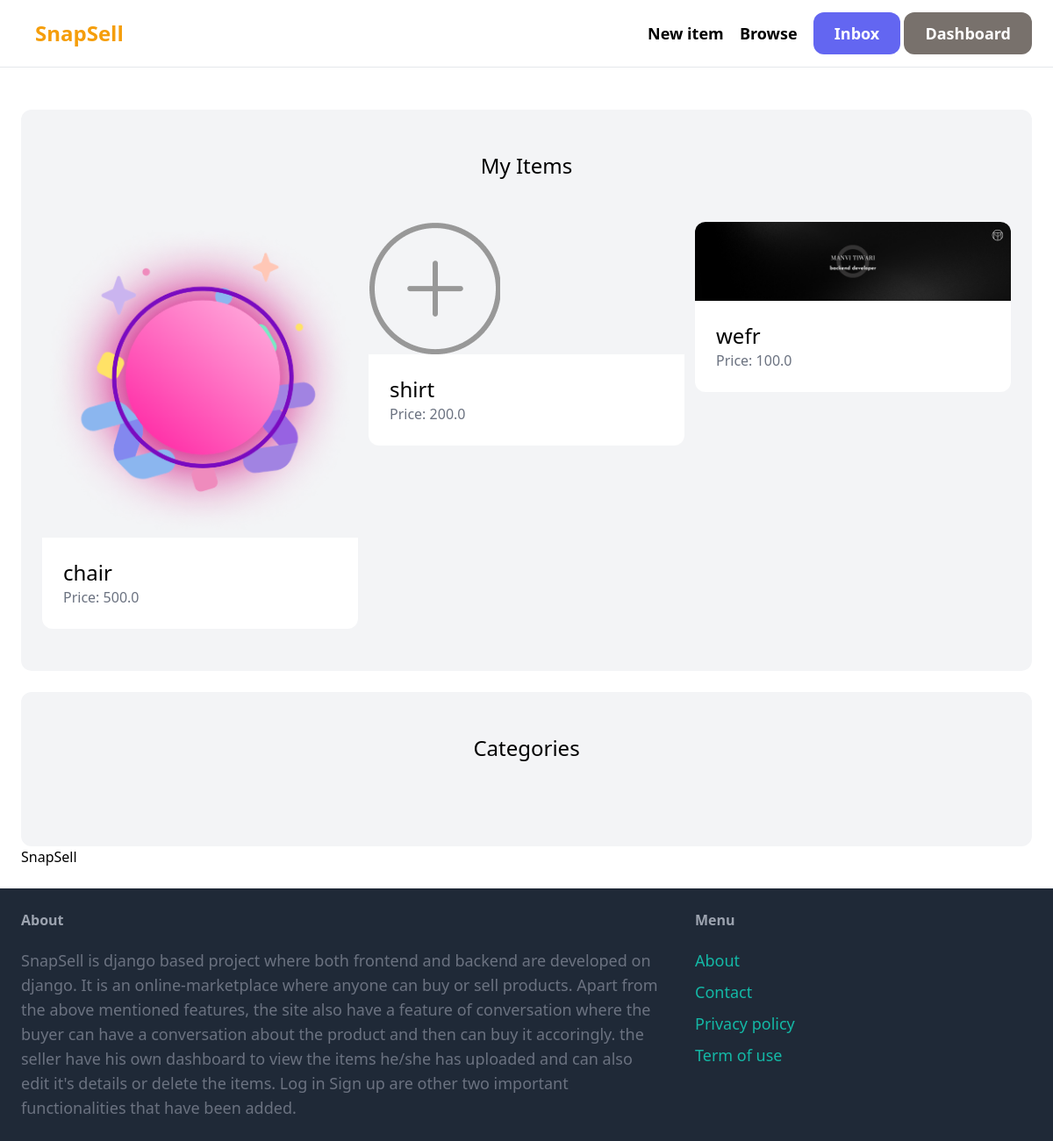
/dashboard (signed in), run on an earlier commit of the app's database.
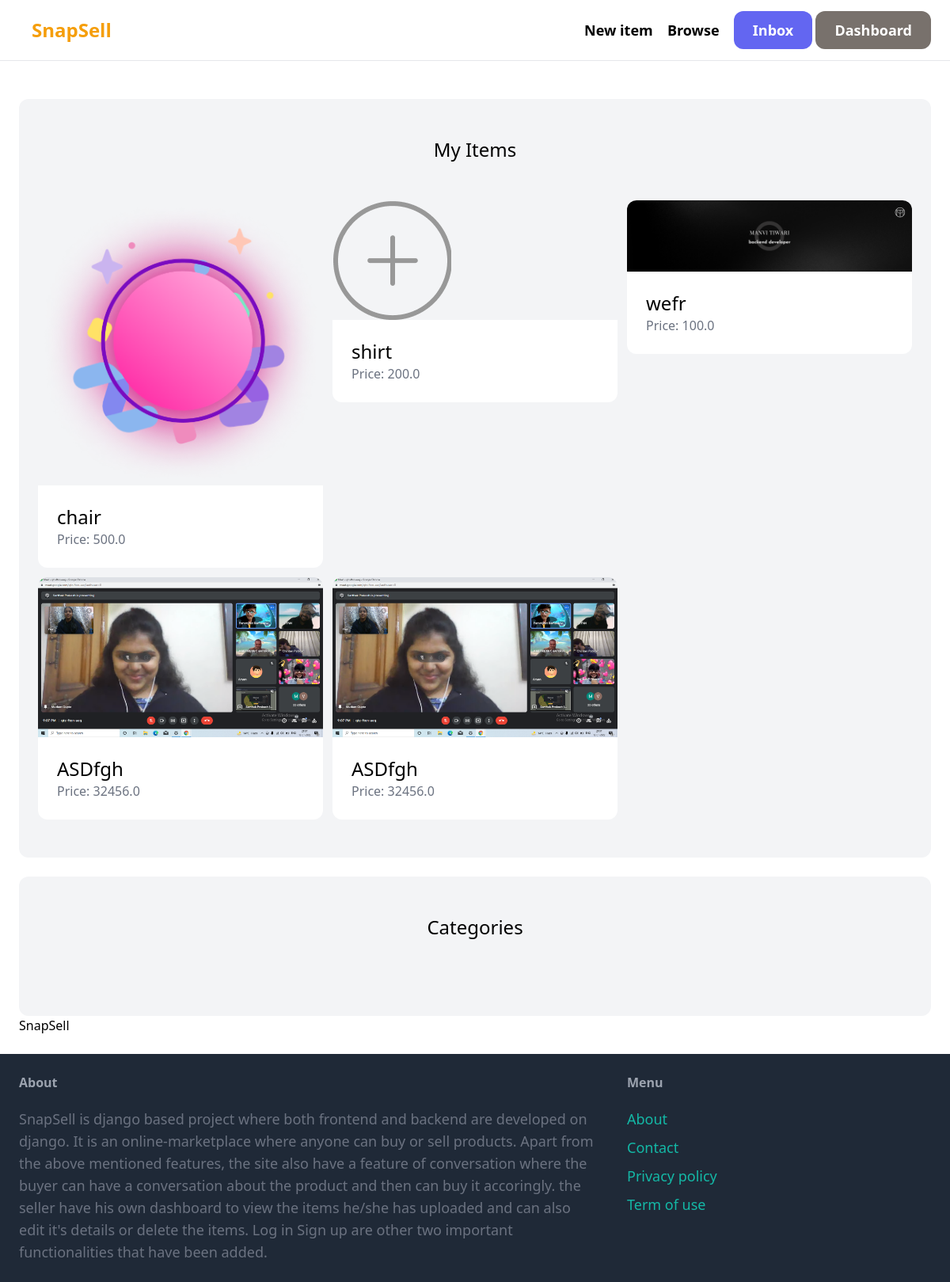
And on a later commit of the database.
### items/models.py (models this page shows, shortened)
class Item(models.Model):
    category = models.ForeignKey(Category, related_name='items', on_delete=models.CASCADE)
    name = models.CharField(max_length=255)
    description = models.TextField(blank=True, null=True)
    price = models.FloatField()
    image = models.ImageField(upload_to='item_images', blank=True, null=True)
    is_sold = models.BooleanField(default=False)
    created_by = models.ForeignKey(User, related_name='items', on_delete=models.CASCADE)
    created_at = models.DateTimeField(auto_now_add=True)

### dashboard/views.py (the view)
# urls.py: path('', views.index, name='index'),
@login_required
def index(request):
    items = Item.objects.filter(created_by=request.user)
    return render(request, 'dashboard/index.html',{
        'items': items
    })

### dashboard/templates/dashboard/index.html (shortened to what this page needs)
{% extends 'core/base.html' %}
{% block content %}
<div class="mt-6 px-6 py-12 bg-gray-100 rounded-xl">
<h2 class="mb-12 text-2xl text-center">My Items</h2>
<div class="grid grid-cols-3 gap-3">
            {% for item in items %}
                <div>
                    <a href="{% url 'items:detail' item.id %}">
                        <div>
                            <img src="{{ item.image.url }}" class="rounded-t-xl">
                        </div>
                        <div class="p-6 bg-white rounded-b-xl">
                            <h2 class="text-2xl">{{ item.name }}</h2>
                            <p class="text-gray-500">Price: {{ item.price }}</p>
                        </div>
                    </a>
                </div>
            {% endfor %}
        </div>
    </div>
 <div class="mt-6 px-6 py-12 bg-gray-100 rounded-xl">
        <h2 class="mb-12 text-2xl text-center">Categories</h2>
    </div>
{% endblock %}

What changed in the data, as far as the page shows it:
added Item: image (picture), name "ASDfgh", price "32456.0"
added Item: image (picture), name "ASDfgh", price "32456.0"
